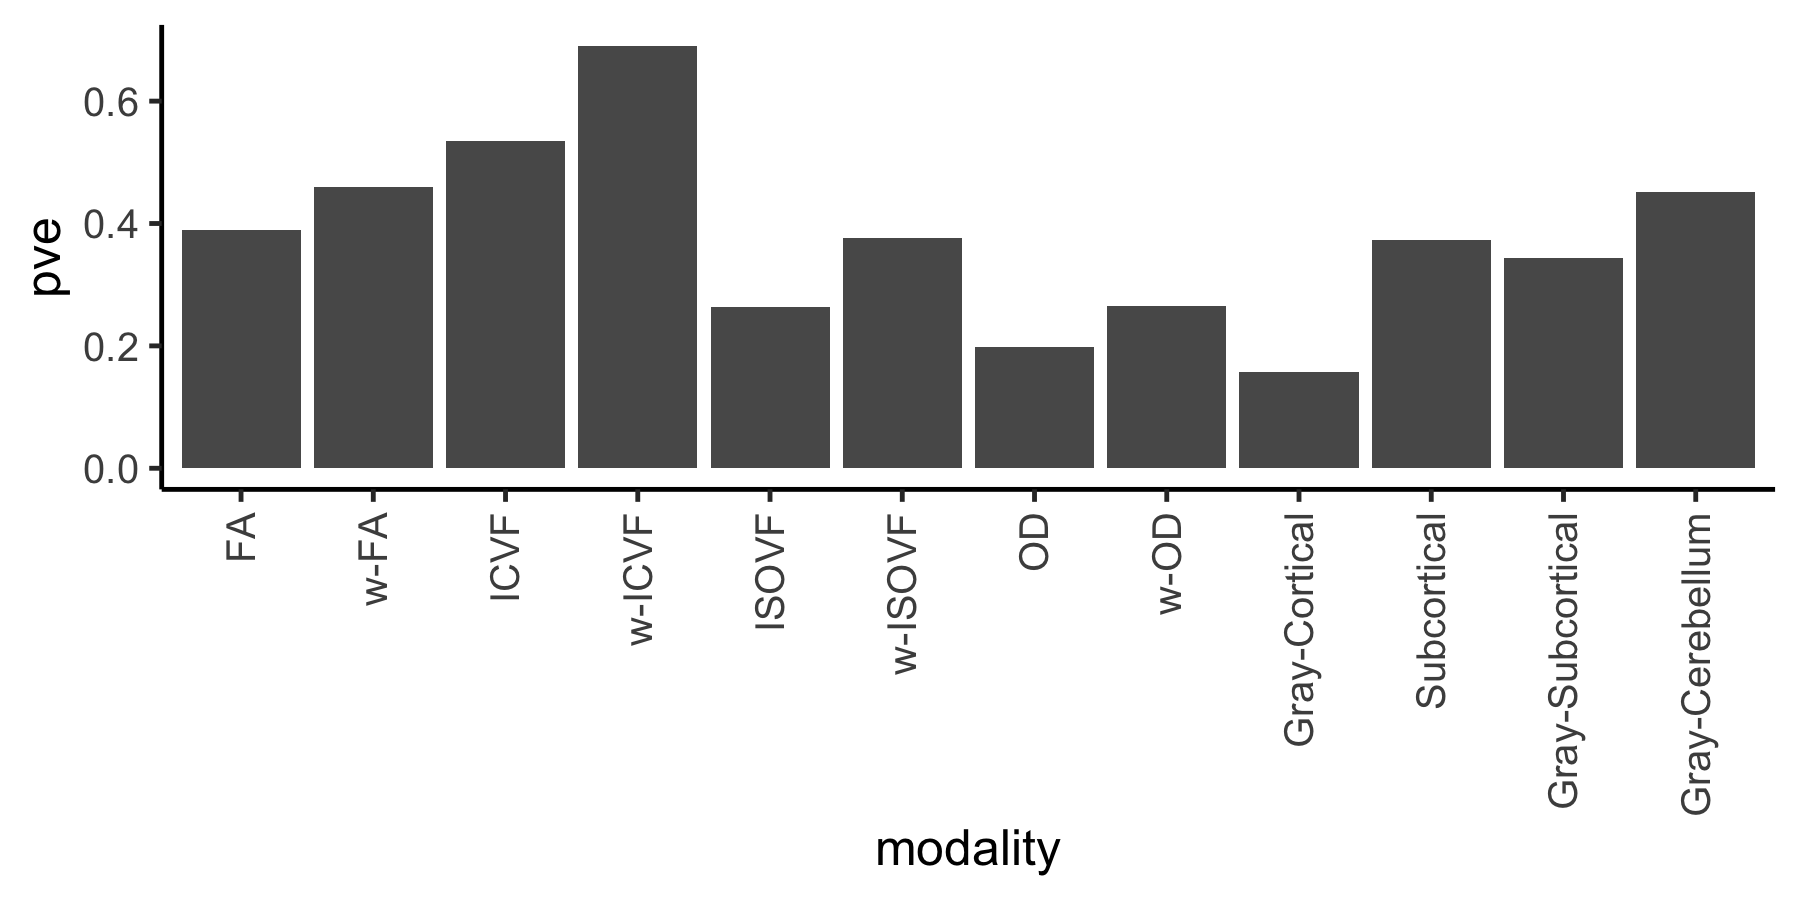

Generate this figure with R:
# setwd('misc_data/supplementary_materials_4th/')
library(dplyr)
library(ggplot2)
source('rlib.R')
theme_set(theme_classic(base_size = 12))

# df_pve = data.frame(
#   modality = c('FA', 'ICVF', 'ISOVF', 'OD', 'Gray-Cortical', 'Gray-Subcortical', 'Subcortical', 'Gray-Cerebellum', 'w-FA', 'w-ICVF', 'w-ISOVF', 'w-OD')
# )

dmris = c('FA', 'ICVF', 'ISOVF', 'OD')
df = list()
for(dd in dmris) {
  temp = readRDS(paste0('../fourth_round_idp_preprocessing/output/', dd, '.pca_results.rds'))
  df[[length(df) + 1]] = data.frame(
    modality = c(dd, paste0('w-', dd)), 
    pve = c(temp$TBSS$pve, temp$ProbTrack$pve)
  )
}
t1s = c('Cortical', 'Subcortical_vol', 'Subcortical_GMvol', 'Cerebellum')
for(tt in t1s) {
  temp = readRDS(paste0('../fourth_round_idp_preprocessing/output/', tt, '.pca_results.rds'))
  df[[length(df) + 1]] = data.frame(
    modality = pc_map(tt), 
    pve = temp$pve
  )
}
df = do.call(rbind, df)
p = df %>% ggplot() + geom_bar(aes(x = modality, y = pve), stat = 'identity') + 
  theme(axis.text.x = element_text(angle = 90, vjust = 0.5, hjust = 1))
ggsave('preprocess_pve.png', p, height = 3, width = 6)


# count the number of IDPs per subtype
dfc = list()
dmri_subtype = yaml::read_yaml('../fourth_round_idp_preprocessing/output/dmri_covar.yaml')
for(n in names(dmri_subtype)) {
  dfc[[length(dfc) + 1]] = data.frame(subtype = n, nidp = length(dmri_subtype[[n]]$x))
}
t1_subtype = yaml::read_yaml('../fourth_round_idp_preprocessing/output/t1_covar.yaml')
for(n in names(t1_subtype)) {
  dfc[[length(dfc) + 1]] = data.frame(subtype = n, nidp = length(t1_subtype[[n]]$x))
}
dfc = do.call(rbind, dfc)
summary(dfc)
